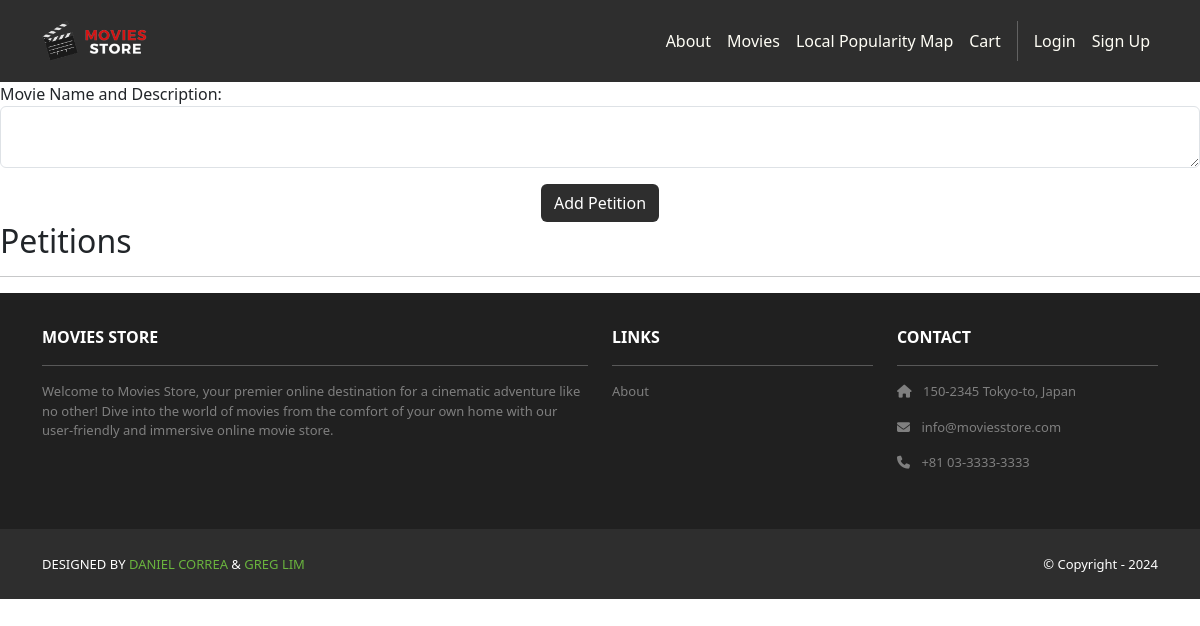
The app's page /movies/petition/, older data.
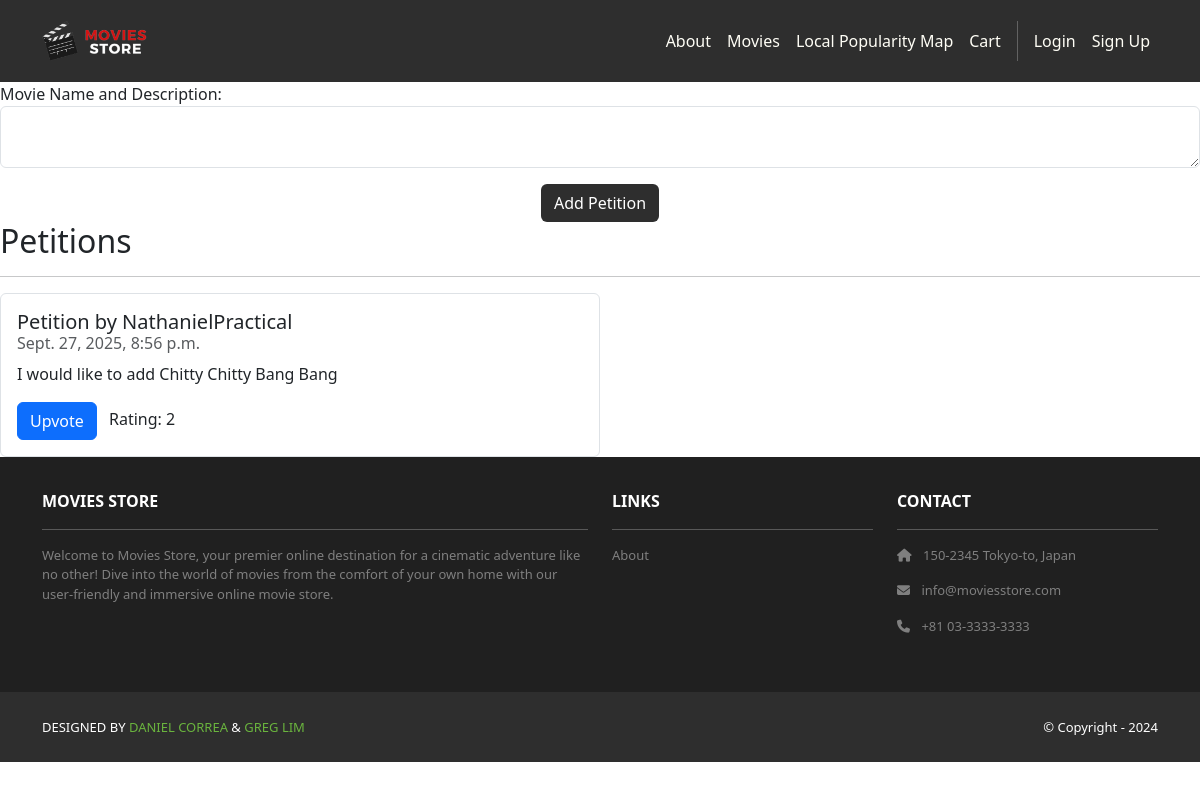
The same page, newer data.
### movies/models.py (models this page shows, shortened)
class Petition(models.Model):
    id = models.AutoField(primary_key=True)
    user = models.ForeignKey(User, on_delete=models.CASCADE)
    date = models.DateTimeField(auto_now_add=True)
    content = models.CharField(max_length=255)
    rating = models.IntegerField(default=0)

### movies/views.py (the view)
# urls.py: path('petition/', views.petition, name='movies.petition'),
def petition(request):
    template_data = {}
    template_data['petition'] = Petition.objects.all()
    return render(request, 'movies/petition.html', {'template_data' : template_data})

### movies/templates/movies/petition.html (shortened to what this page needs)
{% extends 'base.html' %}
{% block content %}
{% load static %}
<!DOCTYPE html>
<html lang="en">
<head>
</head>
<body>
    <form method="POST" action="{% url 'movies.create_petition' %}">
        <p>
            <label for="content">Movie Name and Description:</label>
            <textarea name="content" required class="form-control" id="content"></textarea>
        </p>
        <div class="text-center">
            <button type="submit" class="btn bg-dark text-white">
            Add Petition
            </button>
        </div>
    </form>
    <h2>Petitions</h2>
        <hr />
        <ul class="list-group">
          {% for petition in template_data.petition %}
          <li class="list-group-item pb-3 pt-3 w-50">
            <h5 class="card-title">
              Petition by {{ petition.user.username }}
            </h5>
            <h6 class="card-subtitle mb-2 text-muted">
              {{ petition.date }}
            </h6>
            <p class="card-text">{{ petition.content }}</p>
            <a class="btn btn-primary" href="{% url 'movies.upvote_petition' petition_id=petition.id %}">Upvote</a>
            <span class="ms-2">Rating: {{ petition.rating }}</span>
          </li>
          {% endfor %}
        </ul>
</body>
</html>
{% endblock content %}

Row changes from the older to the newer data that the page shows:
added Petition: user.username "NathanielPractical", date "Sept. 27, 2025, 8:56 p.m.", content "I would like to add Chitty Chitty Bang Bang", rating "2"
